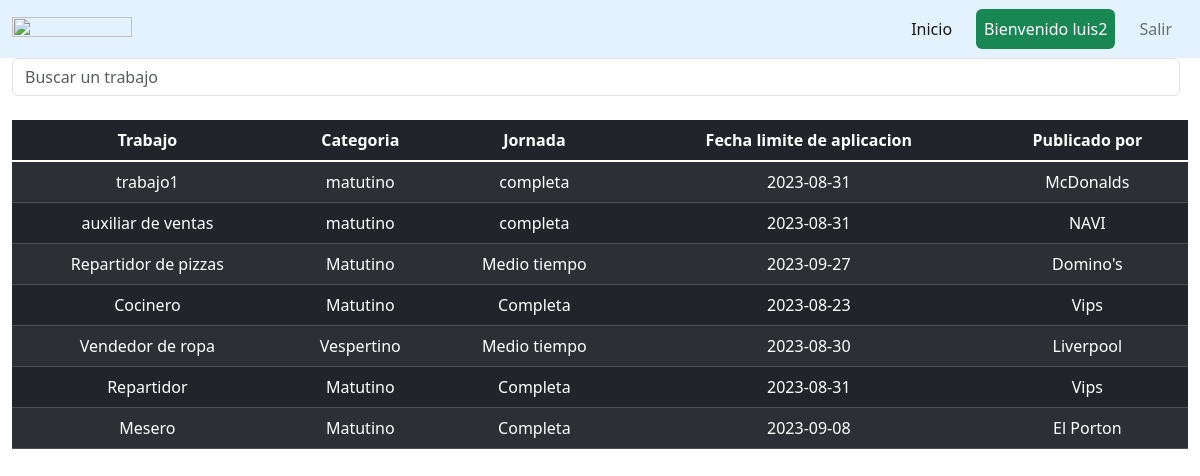
Page /principal.php (signed in) on the committed database.
### tables this page shows
CREATE TABLE `trabajos` (
  `id_trabajo` int(11) NOT NULL,
  `nombre_trabajo` varchar(100) NOT NULL,
  `descripcion` varchar(100) NOT NULL,
  `Turno` varchar(100) NOT NULL,
  `tipo_jornada` varchar(40) NOT NULL,
  `fecha_publicacion` date NOT NULL,
  `fecha_fin_vacante` date NOT NULL,
  `nombre_publicante` varchar(100) NOT NULL,
  `telefono_contacto` varchar(15) NOT NULL
);

### principal.php (the view, shortened to what this page needs)
<?php
include('controladores/conexion.php');
?>
<!DOCTYPE html>
<html lang="es">
<head>
    <link rel="stylesheet" href="css/estilomain.css">
	<link href="https://cdn.jsdelivr.net/npm/bootstrap@5.1.3/dist/css/bootstrap.min.css" rel="stylesheet">
    <link href="bootstrap/css/bootstrap.min.css" rel="stylesheet" >
</head>
<body>
    <nav class="navbar navbar-expand-lg navbar-light" style="background-color: #e3f2fd;">
		<div class="container-fluid">
		<a class="navbar-brand" href="principal.php"><img src="imagenes/logo.png" width="120px" height="20%"></a>
		<div class="collapse navbar-collapse justify-content-end" id="navbarNavAltMarkup">
			<div class="navbar-nav">
			<a class="nav-link active mx-2" aria-current="page" href="#">Inicio</a>
			<div class="text-white bg-success p-2 rounded mx-2">
			<?php
				echo "Bienvenido " .$_SESSION["nombre"];
			?>
			</div>
			<a class="nav-item nav-link btn btn-warning mx-2" href="controladores/controlador_salir.php">Salir</a>
			</div>
		</div>
		</div>
	</nav>
<div class="container-fluid">
	<form class="d-flex">
    <input class="form-control me-2 light-table-filter" data-table="table_id" type="text"
    placeholder="Buscar un trabajo">
    </form>
</div>
<br>
	<div class="container-fluid">
		<table class="table table-striped table-dark table_id" >
            <thead>
                    <tr>
                    <th class="text-center">Trabajo</th>
                    <th class="text-center">Categoria</th>
                    <th class="text-center">Jornada</th>
                    <th class="text-center">Fecha limite de aplicacion</th>
                    <th class="text-center">Publicado por</th>
                    </tr>
                    </thead>
                    <tbody>
<?php
	$SQL = "SELECT * FROM trabajos";
	$dato = mysqli_query($conexion, $SQL);
	if ($dato -> num_rows>0) {
		while ($fila = mysqli_fetch_array($dato)) {
			echo "<tr>";
			echo "<td class=text-center>" . $fila['nombre_trabajo'] . "</td>";
			echo "<td class=text-center>" . $fila['Turno'] . "</td>";
			echo "<td class=text-center>" . $fila['tipo_jornada'] . "</td>";
			echo "<td class=text-center>" . $fila['fecha_fin_vacante'] . "</td>";
			echo "<td class=text-center>" . $fila['nombre_publicante'] . "</td>";
			echo "</tr>";
		}
	} else {
		echo "<tr><td colspan='5'>No se encontraron trabajos</td></tr>";
	}
?>
	</div>
</body>
</html>

### estilomain.css (style rules this page uses)
#navbarNavAltMarkup { flex: none; }
body { justify-content: center; align-items: center; }

### rows in the picture
trabajos: nombre_trabajo "trabajo1", Turno "matutino", tipo_jornada "completa", fecha_fin_vacante "2023-08-31", nombre_publicante "McDonalds"
trabajos: nombre_trabajo "auxiliar de ventas", Turno "matutino", tipo_jornada "completa", fecha_fin_vacante "2023-08-31", nombre_publicante "NAVI"
trabajos: nombre_trabajo "Repartidor de pizzas", Turno "Matutino", tipo_jornada "Medio tiempo", fecha_fin_vacante "2023-09-27", nombre_publicante "Domino's"
trabajos: nombre_trabajo "Cocinero", Turno "Matutino", tipo_jornada "Completa", fecha_fin_vacante "2023-08-23", nombre_publicante "Vips"
trabajos: nombre_trabajo "Vendedor de ropa", Turno "Vespertino", tipo_jornada "Medio tiempo", fecha_fin_vacante "2023-08-30", nombre_publicante "Liverpool"
trabajos: nombre_trabajo "Repartidor", Turno "Matutino", tipo_jornada "Completa", fecha_fin_vacante "2023-08-31", nombre_publicante "Vips"
trabajos: nombre_trabajo "Mesero", Turno "Matutino", tipo_jornada "Completa", fecha_fin_vacante "2023-09-08", nombre_publicante "El Porton"

### other values in the picture
$_SESSION["nombre"] "luis2"
